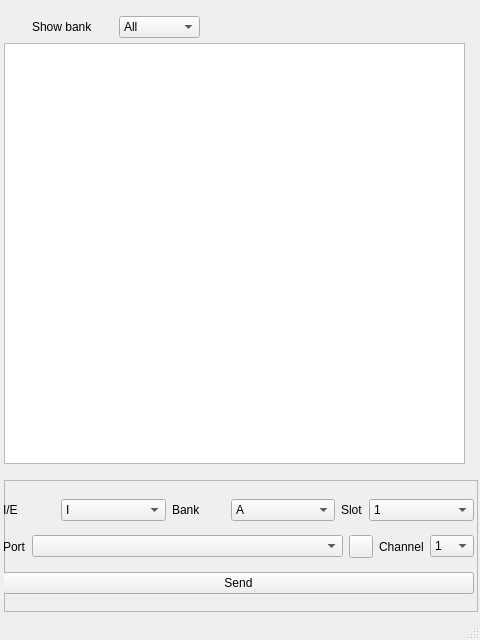
<?xml version="1.0" encoding="UTF-8"?>
<ui version="4.0">
 <class>MainWindow</class>
 <widget class="QMainWindow" name="MainWindow">
  <property name="geometry">
   <rect>
    <x>0</x>
    <y>0</y>
    <width>480</width>
    <height>640</height>
   </rect>
  </property>
  <property name="sizePolicy">
   <sizepolicy hsizetype="Fixed" vsizetype="Fixed">
    <horstretch>0</horstretch>
    <verstretch>0</verstretch>
   </sizepolicy>
  </property>
  <property name="windowTitle">
   <string>MainWindow</string>
  </property>
  <widget class="QWidget" name="centralwidget">
   <property name="sizePolicy">
    <sizepolicy hsizetype="Expanding" vsizetype="Expanding">
     <horstretch>0</horstretch>
     <verstretch>0</verstretch>
    </sizepolicy>
   </property>
   <widget class="QFrame" name="frame">
    <property name="geometry">
     <rect>
      <x>4</x>
      <y>43</y>
      <width>461</width>
      <height>421</height>
     </rect>
    </property>
    <property name="sizePolicy">
     <sizepolicy hsizetype="Expanding" vsizetype="Expanding">
      <horstretch>0</horstretch>
      <verstretch>0</verstretch>
     </sizepolicy>
    </property>
    <property name="frameShape">
     <enum>QFrame::StyledPanel</enum>
    </property>
    <property name="frameShadow">
     <enum>QFrame::Raised</enum>
    </property>
    <widget class="QTableView" name="singleView">
     <property name="geometry">
      <rect>
       <x>0</x>
       <y>0</y>
       <width>461</width>
       <height>421</height>
      </rect>
     </property>
     <property name="sizePolicy">
      <sizepolicy hsizetype="Expanding" vsizetype="Expanding">
       <horstretch>1</horstretch>
       <verstretch>1</verstretch>
      </sizepolicy>
     </property>
    </widget>
   </widget>
   <widget class="QFrame" name="lower">
    <property name="geometry">
     <rect>
      <x>4</x>
      <y>480</y>
      <width>474</width>
      <height>132</height>
     </rect>
    </property>
    <property name="minimumSize">
     <size>
      <width>460</width>
      <height>130</height>
     </size>
    </property>
    <property name="frameShape">
     <enum>QFrame::StyledPanel</enum>
    </property>
    <property name="frameShadow">
     <enum>QFrame::Raised</enum>
    </property>
    <widget class="QWidget" name="layoutWidget">
     <property name="geometry">
      <rect>
       <x>-1</x>
       <y>11</y>
       <width>471</width>
       <height>112</height>
      </rect>
     </property>
     <layout class="QVBoxLayout" name="verticalLayout">
      <item>
       <layout class="QHBoxLayout" name="horizontalLayout">
        <item>
         <widget class="QLabel" name="intextLabel">
          <property name="sizePolicy">
           <sizepolicy hsizetype="Preferred" vsizetype="Preferred">
            <horstretch>1</horstretch>
            <verstretch>0</verstretch>
           </sizepolicy>
          </property>
          <property name="text">
           <string>I/E</string>
          </property>
         </widget>
        </item>
        <item>
         <widget class="QComboBox" name="intextChoice">
          <property name="sizePolicy">
           <sizepolicy hsizetype="Preferred" vsizetype="Fixed">
            <horstretch>2</horstretch>
            <verstretch>0</verstretch>
           </sizepolicy>
          </property>
          <property name="insertPolicy">
           <enum>QComboBox::NoInsert</enum>
          </property>
          <item>
           <property name="text">
            <string>I</string>
           </property>
          </item>
          <item>
           <property name="text">
            <string>E</string>
           </property>
          </item>
         </widget>
        </item>
        <item>
         <widget class="QLabel" name="bankLabel">
          <property name="sizePolicy">
           <sizepolicy hsizetype="Preferred" vsizetype="Preferred">
            <horstretch>1</horstretch>
            <verstretch>0</verstretch>
           </sizepolicy>
          </property>
          <property name="text">
           <string>Bank</string>
          </property>
         </widget>
        </item>
        <item>
         <widget class="QComboBox" name="bankChoice">
          <property name="sizePolicy">
           <sizepolicy hsizetype="Preferred" vsizetype="Fixed">
            <horstretch>2</horstretch>
            <verstretch>0</verstretch>
           </sizepolicy>
          </property>
          <property name="insertPolicy">
           <enum>QComboBox::NoInsert</enum>
          </property>
          <item>
           <property name="text">
            <string>A</string>
           </property>
          </item>
          <item>
           <property name="text">
            <string>B</string>
           </property>
          </item>
          <item>
           <property name="text">
            <string>C</string>
           </property>
          </item>
          <item>
           <property name="text">
            <string>D</string>
           </property>
          </item>
          <item>
           <property name="text">
            <string>a</string>
           </property>
          </item>
          <item>
           <property name="text">
            <string>b</string>
           </property>
          </item>
          <item>
           <property name="text">
            <string>c</string>
           </property>
          </item>
          <item>
           <property name="text">
            <string>d</string>
           </property>
          </item>
         </widget>
        </item>
        <item>
         <widget class="QLabel" name="slotLabel">
          <property name="text">
           <string>Slot</string>
          </property>
         </widget>
        </item>
        <item>
         <widget class="QComboBox" name="slotChoice">
          <property name="sizePolicy">
           <sizepolicy hsizetype="Preferred" vsizetype="Fixed">
            <horstretch>2</horstretch>
            <verstretch>0</verstretch>
           </sizepolicy>
          </property>
          <property name="insertPolicy">
           <enum>QComboBox::NoInsert</enum>
          </property>
          <item>
           <property name="text">
            <string>1</string>
           </property>
          </item>
          <item>
           <property name="text">
            <string>2</string>
           </property>
          </item>
          <item>
           <property name="text">
            <string>3</string>
           </property>
          </item>
          <item>
           <property name="text">
            <string>4</string>
           </property>
          </item>
          <item>
           <property name="text">
            <string>5</string>
           </property>
          </item>
          <item>
           <property name="text">
            <string>6</string>
           </property>
          </item>
          <item>
           <property name="text">
            <string>7</string>
           </property>
          </item>
          <item>
           <property name="text">
            <string>8</string>
           </property>
          </item>
         </widget>
        </item>
       </layout>
      </item>
      <item>
       <layout class="QHBoxLayout" name="horizontalLayout_2" stretch="0,1,0,0,0">
        <item>
         <widget class="QLabel" name="portLabel">
          <property name="text">
           <string>Port</string>
          </property>
         </widget>
        </item>
        <item>
         <widget class="QComboBox" name="portChoice"/>
        </item>
        <item>
         <widget class="QToolButton" name="refreshPortsButton">
          <property name="toolTip">
           <string>Refresh port list</string>
          </property>
          <property name="text">
           <string/>
          </property>
          <property name="icon">
           <iconset theme="view-refresh">
            <normaloff>.</normaloff>.</iconset>
          </property>
         </widget>
        </item>
        <item>
         <widget class="QLabel" name="channelLAbel">
          <property name="text">
           <string>Channel</string>
          </property>
         </widget>
        </item>
        <item>
         <widget class="QComboBox" name="channelChoice">
          <item>
           <property name="text">
            <string>1</string>
           </property>
          </item>
          <item>
           <property name="text">
            <string>2</string>
           </property>
          </item>
          <item>
           <property name="text">
            <string>3</string>
           </property>
          </item>
          <item>
           <property name="text">
            <string>4</string>
           </property>
          </item>
          <item>
           <property name="text">
            <string>5</string>
           </property>
          </item>
          <item>
           <property name="text">
            <string>6</string>
           </property>
          </item>
          <item>
           <property name="text">
            <string>7</string>
           </property>
          </item>
          <item>
           <property name="text">
            <string>8</string>
           </property>
          </item>
          <item>
           <property name="text">
            <string>9</string>
           </property>
          </item>
          <item>
           <property name="text">
            <string>10</string>
           </property>
          </item>
          <item>
           <property name="text">
            <string>11</string>
           </property>
          </item>
          <item>
           <property name="text">
            <string>12</string>
           </property>
          </item>
          <item>
           <property name="text">
            <string>13</string>
           </property>
          </item>
          <item>
           <property name="text">
            <string>14</string>
           </property>
          </item>
          <item>
           <property name="text">
            <string>15</string>
           </property>
          </item>
          <item>
           <property name="text">
            <string>16</string>
           </property>
          </item>
         </widget>
        </item>
       </layout>
      </item>
      <item>
       <widget class="QPushButton" name="sendButton">
        <property name="enabled">
         <bool>true</bool>
        </property>
        <property name="sizePolicy">
         <sizepolicy hsizetype="Minimum" vsizetype="Fixed">
          <horstretch>70</horstretch>
          <verstretch>0</verstretch>
         </sizepolicy>
        </property>
        <property name="text">
         <string>Send</string>
        </property>
       </widget>
      </item>
     </layout>
    </widget>
   </widget>
   <widget class="QWidget" name="layoutWidget">
    <property name="geometry">
     <rect>
      <x>32</x>
      <y>12</y>
      <width>168</width>
      <height>30</height>
     </rect>
    </property>
    <layout class="QHBoxLayout" name="horizontalLayout_3">
     <item>
      <widget class="QLabel" name="label">
       <property name="minimumSize">
        <size>
         <width>80</width>
         <height>0</height>
        </size>
       </property>
       <property name="text">
        <string>Show bank</string>
       </property>
      </widget>
     </item>
     <item>
      <widget class="QComboBox" name="filterChoice">
       <property name="minimumSize">
        <size>
         <width>80</width>
         <height>0</height>
        </size>
       </property>
       <item>
        <property name="text">
         <string>All</string>
        </property>
       </item>
      </widget>
     </item>
    </layout>
   </widget>
  </widget>
  <widget class="QStatusBar" name="statusbar"/>
 </widget>
 <resources/>
 <connections/>
</ui>
